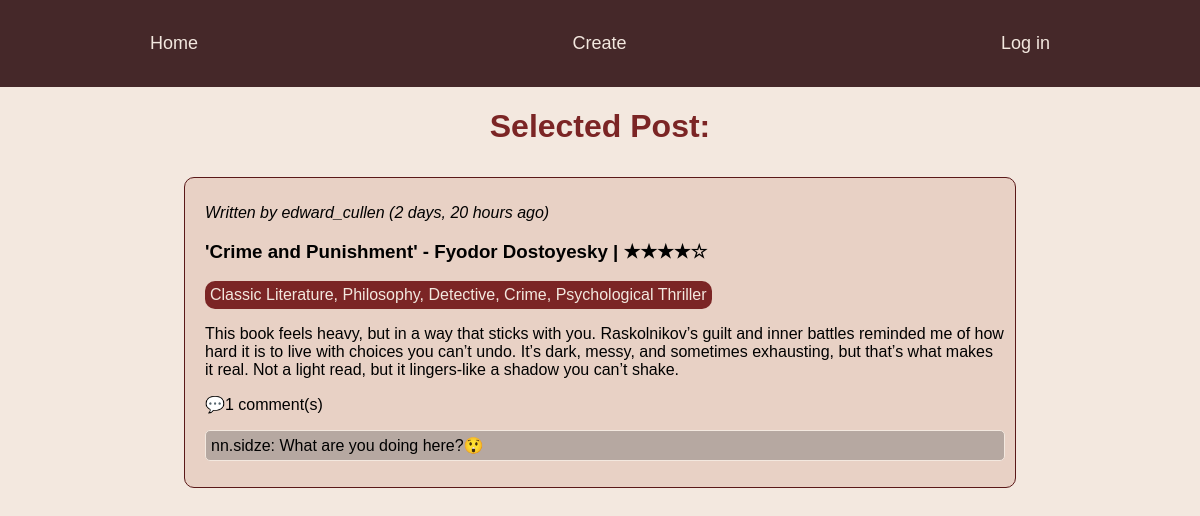
Screenshot of /review/3/ with the database file from the repository.
### books/models.py (models this page shows, shortened)
class Review(models.Model):
    user = models.ForeignKey(User, on_delete = models.CASCADE)
    book = models.ForeignKey(Book, on_delete = models.CASCADE)
    rating = models.IntegerField(
        default = 5,
        validators=[MinValueValidator(1), MaxValueValidator(5)]
    )
    def stars(self):
            return "★" * self.rating + "☆" * (5 - self.rating)
    content = models.TextField()
    created_at = models.DateTimeField(auto_now_add=True)

class Book(models.Model):
    author = models.ForeignKey(Author, on_delete = models.CASCADE)
    title = models.CharField(max_length=200)
    genre = models.ManyToManyField(Genre)

class Author(models.Model):
    name = models.CharField(max_length=30)
    surname = models.CharField(max_length=30)
    def __str__(self):
        return f"{self.name} {self.surname}"

class Genre(models.Model):
    genre_name = models.CharField(max_length=30, unique = True)

class Comment(models.Model):
    user = models.ForeignKey(User, on_delete = models.CASCADE)
    review_post = models.ForeignKey(Review, related_name = "comments", on_delete = models.CASCADE)
    comment = models.TextField()

### users/models.py (models this page shows)
class User(AbstractUser):
    pass

### mysite/views.py (the view)
# urls.py: path('review/<int:review_id>/', details_page, name ="details"),
def details_page(request,review_id):
    try:
        review = models.Review.objects.get(id=review_id)
    except models.Review.DoesNotExist:
        return redirect("home")
    comments = models.Comment.objects.filter(review_post= review_id)
    context = {
        "review": review,
        "comments": comments,
    }
    return render(request, "details.html", context)

### templates/details.html (shortened to what this page needs)
{% load static %}
<!DOCTYPE html>
<html lang="en">
<head>
    <link rel="stylesheet" href="{% static 'css/style.css' %}">
</head>
<body>
    <div class = "main-container sticky-header">
            <div class = "menu-items">
                <a class="menu-item" href="{% url 'home' %}">Home</a>
                <p class="menu-item">Create</p>
                    {%if request.user.is_authenticated%}
                    <form method = "POST" action="{%url 'logout'%}">
                        {%csrf_token%}
                        <button class = "logout menu-item">Log out</button>
                    </form>
                    {%else%}
                        <a href="{%url 'login'%}" class= "menu-item">Log in</a>
                    {%endif%}
            </div>
    </div>
    <div class = "greeting">
        <h1>Selected Post:</h1>
    </div>
    <div class = "posts-container ">
            <div class = "post-style">
                <p><i>Written by {{review.user.username}} ({{review.created_at|timesince}} ago)</i></p>
                <h3>'{{review.book.title}}' - {{review.book.author}} | {{review.stars}}</h3>
                    <div class = "genres">
                            <div class ="genre">
                                {% for genre in review.book.genre.all %}
                                {{ genre.genre_name }}{% if not forloop.last %}, {% endif %}
                            {% endfor %}
                            </div>
                    </div>
                <p>{{review.content}}</p>
                <span class="comments-count">💬{{review.comments.all|length}} comment(s)</span>
                <div class="comment-section">
                        {%for comment in review.comments.all%}
                        <div class="comment-details">
                            <p class="comment-items">
                            {{comment.user.username}}:
                            {{comment.comment}}
                            </p>
                        </div>
                    {%endfor%}
                </div>
            </div>
    </div>
</body>
</html>

### static/css/style.css (style rules this page uses)
body { font-family:'Gill Sans', 'Gill Sans MT', Calibri, 'Trebuchet MS', sans-serif; background-color: rgb(243, 232, 223); margin: 0; padding:0; }
a { color:black; text-decoration: none; }
.main-container { position: sticky; top:0; z-index: 1000; margin:auto; background-color: rgb(69, 40, 41); padding: 15px 150px 15px 150px; justify-content: space-between; }
.menu-items { display: flex; align-items: center; justify-content: space-between; }
.menu-item { font-size:18px; color: rgb(243, 232, 223); }
.greeting { color:rgb(123, 37, 37); justify-content:center; display:flex; }
.posts-container { width:auto; height:fit-content; flex-wrap: wrap; display:grid; justify-content: center; }
.post-style { background-color:rgb(232, 209, 197); width:800px; height:fit-content; justify-content:left; display:flexbox; padding: 10px 10px 10px 20px ; border-radius: 10px; border: 1px solid rgb(90, 24, 24); margin: 10px 0 10px 0; }
.genre { border: 10px; width:fit-content; height:auto; background-color:rgb(123, 37, 37) ; border-radius: 10px; color:rgb(243, 232, 223); padding:5px; }
.comment-items { border:1px solid rgb(243, 232, 223); border-radius:5px; padding:5px; background-color: rgba(87, 89, 91, 0.341); }

### rows the page displays
Review: user.username "edward_cullen", created_at "2 days, 20 hours", book "Crime and Punishment", book.author "Fyodor Dostoyesky", stars "★★★★☆", content "This book feels heavy, but in a way that sticks with you. Raskolnikov’s guilt and inner battles reminded me of how hard it is to live with choices you can’t undo. It’s dark, messy, and sometimes exhausting, but that’s what makes it real. Not a light read, but it lingers-like a shadow you can’t shake.", comments.all|length "1"
Genre: genre_name "Classic Literature"
Genre: genre_name "Philosophy"
Genre: genre_name "Detective"
Genre: genre_name "Crime"
Genre: genre_name "Psychological Thriller"
Comment: user.username "nn.sidze", comment "What are you doing here?😲"
